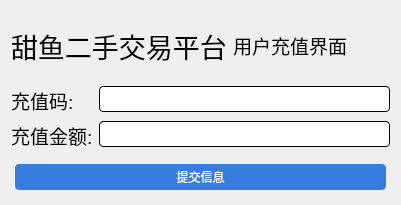
<?xml version="1.0" encoding="UTF-8"?>
<ui version="4.0">
 <class>UserChargeWindow</class>
 <widget class="QWidget" name="UserChargeWindow">
  <property name="geometry">
   <rect>
    <x>0</x>
    <y>0</y>
    <width>401</width>
    <height>205</height>
   </rect>
  </property>
  <property name="windowTitle">
   <string>甜鱼: 用户充值界面</string>
  </property>
  <property name="styleSheet">
   <string notr="true">QPushButton {
    border: none;
    border-radius: 4px;
	padding: 4px;
	margin: 4px; 
    background-color: rgb(54, 125, 221);
    color: white;
}
QLineEdit{
	border: 1px solid black;
	border-radius: 4px;
	padding: 4px;
}
</string>
  </property>
  <layout class="QVBoxLayout" name="verticalLayout">
   <item>
    <layout class="QGridLayout" name="gridLayout">
     <item row="0" column="0">
      <widget class="QLabel" name="label">
       <property name="font">
        <font>
         <pointsize>20</pointsize>
        </font>
       </property>
       <property name="text">
        <string>甜鱼二手交易平台</string>
       </property>
      </widget>
     </item>
     <item row="0" column="1">
      <widget class="QLabel" name="label_2">
       <property name="font">
        <font>
         <pointsize>14</pointsize>
        </font>
       </property>
       <property name="text">
        <string>用户充值界面</string>
       </property>
      </widget>
     </item>
     <item row="1" column="0" colspan="2">
      <layout class="QFormLayout" name="formLayout">
       <item row="0" column="0">
        <widget class="QLabel" name="label_3">
         <property name="font">
          <font>
           <pointsize>14</pointsize>
          </font>
         </property>
         <property name="text">
          <string>充值码:</string>
         </property>
        </widget>
       </item>
       <item row="0" column="1">
        <widget class="QLineEdit" name="charge_code_text">
         <property name="echoMode">
          <enum>QLineEdit::Password</enum>
         </property>
        </widget>
       </item>
       <item row="1" column="0">
        <widget class="QLabel" name="label_4">
         <property name="font">
          <font>
           <pointsize>14</pointsize>
          </font>
         </property>
         <property name="text">
          <string>充值金额:</string>
         </property>
        </widget>
       </item>
       <item row="1" column="1">
        <widget class="QLineEdit" name="money_text"/>
       </item>
      </layout>
     </item>
     <item row="2" column="0" colspan="2">
      <widget class="QPushButton" name="postBtn">
       <property name="text">
        <string>提交信息</string>
       </property>
      </widget>
     </item>
    </layout>
   </item>
  </layout>
 </widget>
 <resources/>
 <connections/>
</ui>
